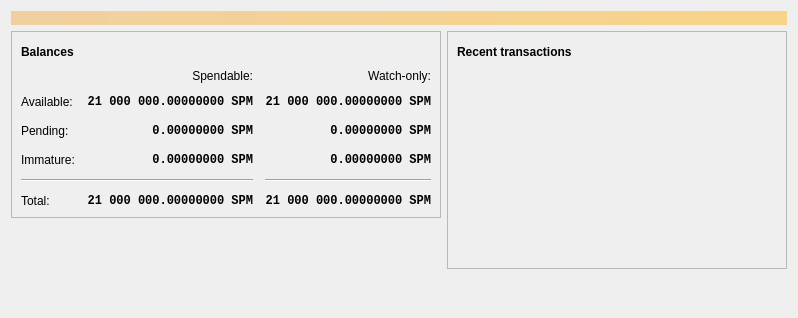
<?xml version="1.0" encoding="UTF-8"?>
<ui version="4.0">
 <class>OverviewPage</class>
 <widget class="QWidget" name="OverviewPage">
  <property name="geometry">
   <rect>
    <x>0</x>
    <y>0</y>
    <width>798</width>
    <height>318</height>
   </rect>
  </property>
  <property name="windowTitle">
   <string>Form</string>
  </property>
  <layout class="QVBoxLayout" name="topLayout">
   <item>
    <widget class="QLabel" name="labelAlerts">
     <property name="visible">
      <bool>false</bool>
     </property>
     <property name="styleSheet">
      <string notr="true">QLabel { background-color: qlineargradient(x1: 0, y1: 0, x2: 1, y2: 0, stop:0 #F0D0A0, stop:1 #F8D488); color:#000000; }</string>
     </property>
     <property name="wordWrap">
      <bool>true</bool>
     </property>
     <property name="margin">
      <number>3</number>
     </property>
     <property name="textInteractionFlags">
      <set>Qt::TextSelectableByMouse</set>
     </property>
    </widget>
   </item>
   <item>
    <layout class="QHBoxLayout" name="horizontalLayout" stretch="1,1">
     <item>
      <layout class="QVBoxLayout" name="verticalLayout_2">
       <item>
        <widget class="QFrame" name="frame">
         <property name="frameShape">
          <enum>QFrame::StyledPanel</enum>
         </property>
         <property name="frameShadow">
          <enum>QFrame::Raised</enum>
         </property>
         <layout class="QVBoxLayout" name="verticalLayout_4">
          <item>
           <layout class="QHBoxLayout" name="horizontalLayout_4">
            <item>
             <widget class="QLabel" name="label_5">
              <property name="font">
               <font>
                <weight>75</weight>
                <bold>true</bold>
               </font>
              </property>
              <property name="text">
               <string>Balances</string>
              </property>
             </widget>
            </item>
            <item>
             <widget class="QPushButton" name="labelWalletStatus">
              <property name="enabled">
               <bool>true</bool>
              </property>
              <property name="maximumSize">
               <size>
                <width>30</width>
                <height>16777215</height>
               </size>
              </property>
              <property name="toolTip">
               <string>The displayed information may be out of date. Your wallet automatically synchronizes with the Superman network after a connection is established, but this process has not completed yet.</string>
              </property>
              <property name="text">
               <string/>
              </property>
              <property name="icon">
               <iconset resource="../superman.qrc">
                <normaloff>:/icons/warning</normaloff>
                <disabledoff>:/icons/warning</disabledoff>:/icons/warning</iconset>
              </property>
              <property name="iconSize">
               <size>
                <width>24</width>
                <height>24</height>
               </size>
              </property>
              <property name="flat">
               <bool>true</bool>
              </property>
             </widget>
            </item>
            <item>
             <spacer name="horizontalSpacer_3">
              <property name="orientation">
               <enum>Qt::Horizontal</enum>
              </property>
              <property name="sizeHint" stdset="0">
               <size>
                <width>40</width>
                <height>20</height>
               </size>
              </property>
             </spacer>
            </item>
           </layout>
          </item>
          <item>
           <layout class="QGridLayout" name="gridLayout">
            <property name="spacing">
             <number>12</number>
            </property>
            <item row="2" column="2">
             <widget class="QLabel" name="labelWatchPending">
              <property name="font">
               <font>
                <family>Monospace</family>
                <weight>75</weight>
                <bold>true</bold>
               </font>
              </property>
              <property name="cursor">
               <cursorShape>IBeamCursor</cursorShape>
              </property>
              <property name="toolTip">
               <string>Unconfirmed transactions to watch-only addresses</string>
              </property>
              <property name="text">
               <string notr="true">0.00000000 SPM</string>
              </property>
              <property name="alignment">
               <set>Qt::AlignRight|Qt::AlignTrailing|Qt::AlignVCenter</set>
              </property>
              <property name="textInteractionFlags">
               <set>Qt::LinksAccessibleByMouse|Qt::TextSelectableByKeyboard|Qt::TextSelectableByMouse</set>
              </property>
             </widget>
            </item>
            <item row="2" column="1">
             <widget class="QLabel" name="labelUnconfirmed">
              <property name="font">
               <font>
                <family>Monospace</family>
                <weight>75</weight>
                <bold>true</bold>
               </font>
              </property>
              <property name="cursor">
               <cursorShape>IBeamCursor</cursorShape>
              </property>
              <property name="toolTip">
               <string>Total of transactions that have yet to be confirmed, and do not yet count toward the spendable balance</string>
              </property>
              <property name="text">
               <string notr="true">0.00000000 SPM</string>
              </property>
              <property name="alignment">
               <set>Qt::AlignRight|Qt::AlignTrailing|Qt::AlignVCenter</set>
              </property>
              <property name="textInteractionFlags">
               <set>Qt::LinksAccessibleByMouse|Qt::TextSelectableByKeyboard|Qt::TextSelectableByMouse</set>
              </property>
             </widget>
            </item>
            <item row="3" column="2">
             <widget class="QLabel" name="labelWatchImmature">
              <property name="font">
               <font>
                <family>Monospace</family>
                <weight>75</weight>
                <bold>true</bold>
               </font>
              </property>
              <property name="cursor">
               <cursorShape>IBeamCursor</cursorShape>
              </property>
              <property name="toolTip">
               <string>Mined balance in watch-only addresses that has not yet matured</string>
              </property>
              <property name="text">
               <string notr="true">0.00000000 SPM</string>
              </property>
              <property name="alignment">
               <set>Qt::AlignRight|Qt::AlignTrailing|Qt::AlignVCenter</set>
              </property>
              <property name="textInteractionFlags">
               <set>Qt::LinksAccessibleByMouse|Qt::TextSelectableByKeyboard|Qt::TextSelectableByMouse</set>
              </property>
             </widget>
            </item>
            <item row="4" column="0" colspan="2">
             <widget class="Line" name="line">
              <property name="orientation">
               <enum>Qt::Horizontal</enum>
              </property>
             </widget>
            </item>
            <item row="4" column="2">
             <widget class="Line" name="lineWatchBalance">
              <property name="sizePolicy">
               <sizepolicy hsizetype="Preferred" vsizetype="Fixed">
                <horstretch>0</horstretch>
                <verstretch>0</verstretch>
               </sizepolicy>
              </property>
              <property name="minimumSize">
               <size>
                <width>140</width>
                <height>0</height>
               </size>
              </property>
              <property name="orientation">
               <enum>Qt::Horizontal</enum>
              </property>
             </widget>
            </item>
            <item row="5" column="0">
             <widget class="QLabel" name="labelTotalText">
              <property name="text">
               <string>Total:</string>
              </property>
             </widget>
            </item>
            <item row="3" column="1">
             <widget class="QLabel" name="labelImmature">
              <property name="font">
               <font>
                <family>Monospace</family>
                <weight>75</weight>
                <bold>true</bold>
               </font>
              </property>
              <property name="cursor">
               <cursorShape>IBeamCursor</cursorShape>
              </property>
              <property name="toolTip">
               <string>Mined balance that has not yet matured</string>
              </property>
              <property name="text">
               <string notr="true">0.00000000 SPM</string>
              </property>
              <property name="alignment">
               <set>Qt::AlignRight|Qt::AlignTrailing|Qt::AlignVCenter</set>
              </property>
              <property name="textInteractionFlags">
               <set>Qt::LinksAccessibleByMouse|Qt::TextSelectableByKeyboard|Qt::TextSelectableByMouse</set>
              </property>
             </widget>
            </item>
            <item row="2" column="3">
             <spacer name="horizontalSpacer_2">
              <property name="orientation">
               <enum>Qt::Horizontal</enum>
              </property>
              <property name="sizeHint" stdset="0">
               <size>
                <width>40</width>
                <height>20</height>
               </size>
              </property>
             </spacer>
            </item>
            <item row="3" column="0">
             <widget class="QLabel" name="labelImmatureText">
              <property name="text">
               <string>Immature:</string>
              </property>
             </widget>
            </item>
            <item row="5" column="1">
             <widget class="QLabel" name="labelTotal">
              <property name="font">
               <font>
                <family>Monospace</family>
                <weight>75</weight>
                <bold>true</bold>
               </font>
              </property>
              <property name="cursor">
               <cursorShape>IBeamCursor</cursorShape>
              </property>
              <property name="toolTip">
               <string>Your current total balance</string>
              </property>
              <property name="text">
               <string notr="true">21 000 000.00000000 SPM</string>
              </property>
              <property name="alignment">
               <set>Qt::AlignRight|Qt::AlignTrailing|Qt::AlignVCenter</set>
              </property>
              <property name="textInteractionFlags">
               <set>Qt::LinksAccessibleByMouse|Qt::TextSelectableByKeyboard|Qt::TextSelectableByMouse</set>
              </property>
             </widget>
            </item>
            <item row="5" column="2">
             <widget class="QLabel" name="labelWatchTotal">
              <property name="font">
               <font>
                <family>Monospace</family>
                <weight>75</weight>
                <bold>true</bold>
               </font>
              </property>
              <property name="cursor">
               <cursorShape>IBeamCursor</cursorShape>
              </property>
              <property name="toolTip">
               <string>Current total balance in watch-only addresses</string>
              </property>
              <property name="text">
               <string notr="true">21 000 000.00000000 SPM</string>
              </property>
              <property name="alignment">
               <set>Qt::AlignRight|Qt::AlignTrailing|Qt::AlignVCenter</set>
              </property>
              <property name="textInteractionFlags">
               <set>Qt::LinksAccessibleByMouse|Qt::TextSelectableByKeyboard|Qt::TextSelectableByMouse</set>
              </property>
             </widget>
            </item>
            <item row="0" column="2">
             <widget class="QLabel" name="labelWatchonly">
              <property name="text">
               <string>Watch-only:</string>
              </property>
              <property name="alignment">
               <set>Qt::AlignRight|Qt::AlignTrailing|Qt::AlignVCenter</set>
              </property>
             </widget>
            </item>
            <item row="1" column="0">
             <widget class="QLabel" name="labelBalanceText">
              <property name="text">
               <string>Available:</string>
              </property>
             </widget>
            </item>
            <item row="1" column="1">
             <widget class="QLabel" name="labelBalance">
              <property name="font">
               <font>
                <family>Monospace</family>
                <weight>75</weight>
                <bold>true</bold>
               </font>
              </property>
              <property name="cursor">
               <cursorShape>IBeamCursor</cursorShape>
              </property>
              <property name="toolTip">
               <string>Your current spendable balance</string>
              </property>
              <property name="text">
               <string notr="true">21 000 000.00000000 SPM</string>
              </property>
              <property name="alignment">
               <set>Qt::AlignRight|Qt::AlignTrailing|Qt::AlignVCenter</set>
              </property>
              <property name="textInteractionFlags">
               <set>Qt::LinksAccessibleByMouse|Qt::TextSelectableByKeyboard|Qt::TextSelectableByMouse</set>
              </property>
             </widget>
            </item>
            <item row="1" column="2">
             <widget class="QLabel" name="labelWatchAvailable">
              <property name="font">
               <font>
                <family>Monospace</family>
                <weight>75</weight>
                <bold>true</bold>
               </font>
              </property>
              <property name="cursor">
               <cursorShape>IBeamCursor</cursorShape>
              </property>
              <property name="toolTip">
               <string>Your current balance in watch-only addresses</string>
              </property>
              <property name="text">
               <string notr="true">21 000 000.00000000 SPM</string>
              </property>
              <property name="alignment">
               <set>Qt::AlignRight|Qt::AlignTrailing|Qt::AlignVCenter</set>
              </property>
              <property name="textInteractionFlags">
               <set>Qt::LinksAccessibleByMouse|Qt::TextSelectableByKeyboard|Qt::TextSelectableByMouse</set>
              </property>
             </widget>
            </item>
            <item row="2" column="0">
             <widget class="QLabel" name="labelPendingText">
              <property name="text">
               <string>Pending:</string>
              </property>
             </widget>
            </item>
            <item row="0" column="1">
             <widget class="QLabel" name="labelSpendable">
              <property name="text">
               <string>Spendable:</string>
              </property>
              <property name="alignment">
               <set>Qt::AlignRight|Qt::AlignTrailing|Qt::AlignVCenter</set>
              </property>
             </widget>
            </item>
           </layout>
          </item>
         </layout>
        </widget>
       </item>
       <item>
        <spacer name="verticalSpacer">
         <property name="orientation">
          <enum>Qt::Vertical</enum>
         </property>
         <property name="sizeHint" stdset="0">
          <size>
           <width>20</width>
           <height>40</height>
          </size>
         </property>
        </spacer>
       </item>
      </layout>
     </item>
     <item>
      <layout class="QVBoxLayout" name="verticalLayout_3">
       <item>
        <widget class="QFrame" name="frame_2">
         <property name="frameShape">
          <enum>QFrame::StyledPanel</enum>
         </property>
         <property name="frameShadow">
          <enum>QFrame::Raised</enum>
         </property>
         <layout class="QVBoxLayout" name="verticalLayout">
          <item>
           <layout class="QHBoxLayout" name="horizontalLayout_2">
            <item>
             <widget class="QLabel" name="label_4">
              <property name="font">
               <font>
                <weight>75</weight>
                <bold>true</bold>
               </font>
              </property>
              <property name="text">
               <string>Recent transactions</string>
              </property>
             </widget>
            </item>
            <item>
             <widget class="QPushButton" name="labelTransactionsStatus">
              <property name="enabled">
               <bool>true</bool>
              </property>
              <property name="maximumSize">
               <size>
                <width>30</width>
                <height>16777215</height>
               </size>
              </property>
              <property name="toolTip">
               <string>The displayed information may be out of date. Your wallet automatically synchronizes with the Superman network after a connection is established, but this process has not completed yet.</string>
              </property>
              <property name="text">
               <string/>
              </property>
              <property name="icon">
               <iconset resource="../superman.qrc">
                <normaloff>:/icons/warning</normaloff>
                <disabledoff>:/icons/warning</disabledoff>:/icons/warning</iconset>
              </property>
              <property name="iconSize">
               <size>
                <width>24</width>
                <height>24</height>
               </size>
              </property>
              <property name="flat">
               <bool>true</bool>
              </property>
             </widget>
            </item>
            <item>
             <spacer name="horizontalSpacer">
              <property name="orientation">
               <enum>Qt::Horizontal</enum>
              </property>
              <property name="sizeHint" stdset="0">
               <size>
                <width>40</width>
                <height>20</height>
               </size>
              </property>
             </spacer>
            </item>
           </layout>
          </item>
          <item>
           <widget class="QListView" name="listTransactions">
            <property name="styleSheet">
             <string notr="true">QListView { background: transparent; }</string>
            </property>
            <property name="frameShape">
             <enum>QFrame::NoFrame</enum>
            </property>
            <property name="verticalScrollBarPolicy">
             <enum>Qt::ScrollBarAlwaysOff</enum>
            </property>
            <property name="horizontalScrollBarPolicy">
             <enum>Qt::ScrollBarAlwaysOff</enum>
            </property>
            <property name="selectionMode">
             <enum>QAbstractItemView::NoSelection</enum>
            </property>
           </widget>
          </item>
         </layout>
        </widget>
       </item>
       <item>
        <spacer name="verticalSpacer_2">
         <property name="orientation">
          <enum>Qt::Vertical</enum>
         </property>
         <property name="sizeHint" stdset="0">
          <size>
           <width>20</width>
           <height>40</height>
          </size>
         </property>
        </spacer>
       </item>
      </layout>
     </item>
    </layout>
   </item>
  </layout>
 </widget>
 <resources/>
 <connections/>
</ui>
